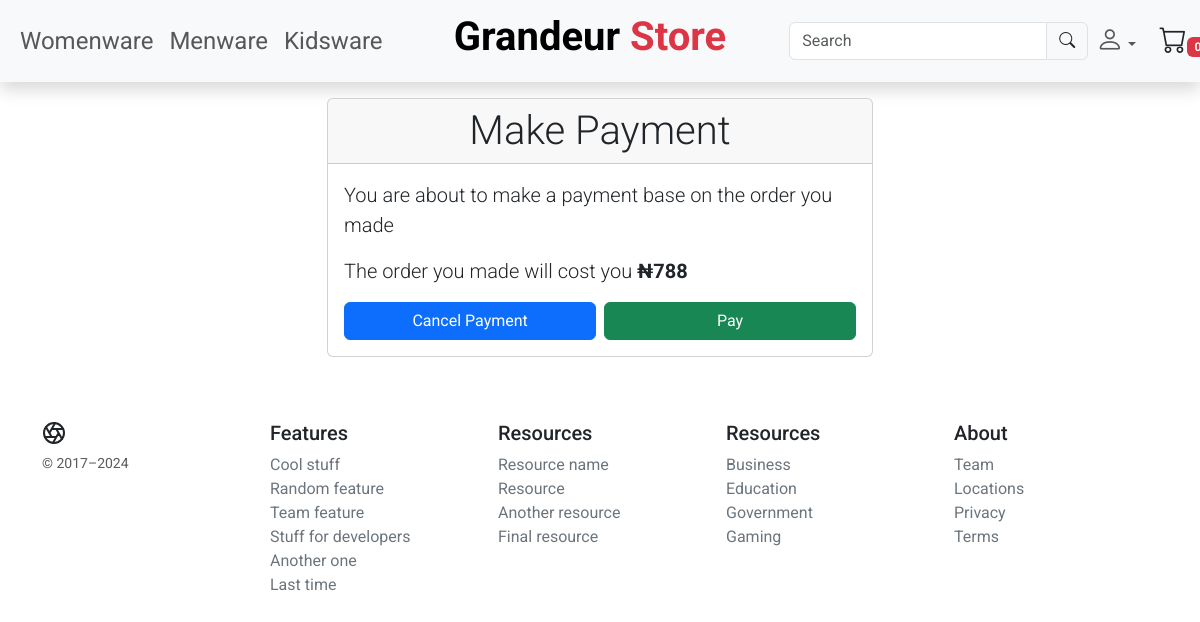
The page /payment/9/ on the database its author committed.
### stores/models.py (models this page shows, shortened)
class Category(models.Model):
    title = models.CharField(max_length=50)
    image = models.ImageField(upload_to='category')
    created = models.DateTimeField(auto_now_add=True)

class Order(models.Model):
    cart = models.ForeignKey(Cart, on_delete=models.CASCADE, null=True)
    order_by = models.CharField(max_length=50)
    shipping_address = models.TextField()
    mobile = models.CharField(max_length=50)
    email = models.EmailField()
    subtotal = models.PositiveIntegerField()
    amount = models.PositiveIntegerField()
    created = models.DateTimeField(auto_now_add=True)
    order_status = models.CharField(max_length=50, choices=ORDER_STATUS, null=True, default='pending')
    payment_method = models.CharField(max_length=50, choices=PAYMENT_METHOD, null=True, default='paystack')
    payment_complete = models.BooleanField(default=False,null=True)
    ref = models.CharField(max_length=255,null=True)
    def amount_value(self)->int:
        return self.amount * 100

### stores/views.py (the view)
# urls.py: path('payment/<str:id>/',views.payment,name='payment'),
def payment(request,id):
    order = Order.objects.get(id=id)
    context={
        'order':order,
        'paystack':settings.PAYSTACK_PUBLIC_KEY
    }
    return render(request,'stores/payment.html',context)

### stores/context_processor.py (called while the page is built, shortened)
def category(request):
    categorys = Category.objects.all()
    context={
        'category':categorys
    }
    return context

def cartproducts(request):
    cart_id = request.session.get('cart_id', None)
    cart_count = 0  # Initialize cart count to 0
    context = {
        'cart': cart_count
    }
    return context

### templates/stores/payment.html (shortened to what this page needs)
{% extends 'base.html' %}
{% load humanize %}
{% block content %}
<section class="manage-cart py-3">
    <div class="container">
        <div class="row">
            <div class="col-md-6 mx-auto">
                <div class="card">
                    <div class="card-header display-6 text-center">Make Payment</div>
                    <div class="card-body">
                        <p class="lead">You are about to make a payment base on the order you made</p>
                        <p class="lead">The order you made will cost you <span class="fw-bold">&#8358;{{order.amount}}</span></p>
                        <div class="d-flex justify-content-between gap-2">
                            <a href="{% url 'my-cart' %}" class="btn btn-primary w-50">Cancel Payment</a>
                            <div class="w-50">
                                <button class="btn btn-success w-100" type="submit" onclick="payWithPaystack()"> Pay </button>
                            </div>
                        </div>
                    </div>
                </div>
            </div>
        </div>
    </div>
</section>
{% endblock content %}

### templates/_partials/_navbar.html (shortened to what this page needs)
<nav class="navbar navbar-expand-sm bg-light shadow navbar-light">
    <div class="container-fluid">
      <div class="d-none d-md-block">
        <ul class="navbar-nav mx-auto" style="font-size: 1.5rem;">
          {% if category %}
            {% for cat in category  %}
            <li class="nav-item">
              <a class="nav-link" href="{% url 'category' cat.id %}">{{cat.title|title}}</a>
            </li>
            {% endfor %}
          {% else %}
          <li class="nav-item">
            <a class="nav-link" href="#">No category to display here
            </a>
          </li>
          {% endif %}
        </ul>
      </div>
        <a class="navbar-brand d-none d-md-block mx-auto w-100 text-center" href="{% url 'index' %}"><h3 class="display-6 fw-bold">Grandeur <span class="text-danger">Store</span></h3></a>
        <div class="collapse navbar-collapse w-100" id="collapsibleNavbar">
          <form class="d-flex w-100" method="get" action="{% url 'search' %}">
            <div class="input-group">
              <input type="text" name="kword" class="form-control" placeholder="Search">
              <span class="input-group-text"><i class="bi bi-search"></i></span>
            </div>
          </form>
          <div class=" d-flex text-end gap-3 align-items-center w-25">
            <ul class="navbar-nav ms-auto">
              <li class="nav-item dropdown">
                <a class="nav-link dropdown-toggle"  role="button" data-bs-toggle="dropdown"><i class="bi bi-person" style="font-size: 1.7rem;"></i></a>
              </li>
            </ul>
            <a href="{% url 'my-cart' %}" class="text-decoration-none text-dark d-flex" >
              <i class="bi bi-cart" style="font-size: 1.7rem;"></i>
              <span class="badge bg-danger h-25 mt-3 me-0">{{cart}}</span>
            </a>
          </div>
        </div>
    </div>
  </nav>

### granduerstore/static/css/style.css (style rules this page uses)
* { font-family: "Roboto", sans-serif; }

### rows shown on the page
Category: title "Womenware"
Category: title "Menware"
Category: title "Kidsware"
Order: amount "788"

### other values the page prints
{{ cart }} "0"
